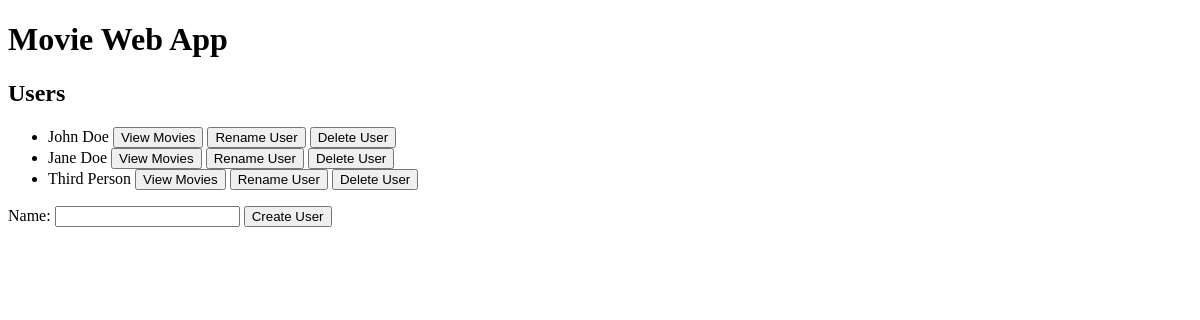
Before: / with the older database file.
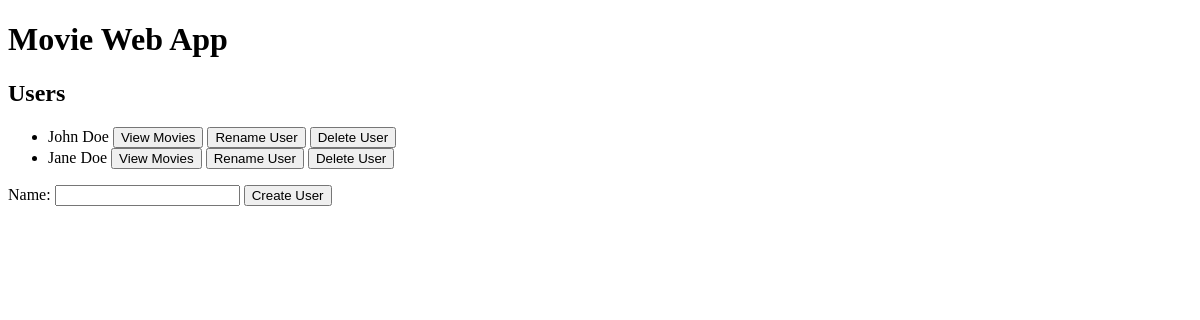
After: the same page with the newer database file.
### models.py (models this page shows)
class User(db.Model):
    __tablename__ = 'users'
    id = db.Column(db.Integer, primary_key=True, autoincrement=True)
    name = db.Column(db.String(99), nullable=False)

### app.py (the view)
@app.route('/')
def index():
    users = data_manager.get_users()
    return render_template('index.html', users=users)

### data_manager.py (called while the page is built)
    def get_users(self):
        list_of_users = db.session.query(User).all()
        return list_of_users

### templates/index.html (shortened to what this page needs)
<!DOCTYPE html>
<html lang="en">
<head>
</head>
<body>
{% extends 'base.html' %}
{% block content %}
<h2>Users</h2>
<ul class="user-list">
    {% for user in users %}
    <li class="user-entry">
        {{ user.name }}
        <form method="get"
              action="{{ url_for('get_movies', user_id=user.id) }}"
              style="display:inline">
            <button type="submit" class="btn delete">View Movies</button>
        </form>
        <button type="button" onclick="showRenameForm({{ user.id }}, 'user')">
            Rename User
        </button>
        <form method="post"
              action="{{ url_for('delete_user', user_id=user.id) }}"
              style="display:inline"
              onsubmit="return confirm('Are you sure you want to delete {{ user.name }} and all the movies?');">
            <button type="submit" class="btn delete">Delete User</button>
        </form>
    </li>
    {% endfor %}
</ul>
<form action="{{ url_for('create_user') }}" method="post">
    <label for="name">Name:</label>
    <input type="text" id="name" name="name" required>
    <button type="submit">Create User</button>
</form>
{% endblock %}

### templates/base.html (shortened to what this page needs)
<!DOCTYPE html>
<html lang="en">
<head>
    <link rel="stylesheet" href="{{ url_for('static', filename='style.css') }}">
</head>
<body>
  <h1>Movie Web App</h1>
  <main class="container">
      {% block content %}{% endblock %}
  </main>
</body>
</html>

Changed rows visible on the page:
removed User: name "Third Person"
